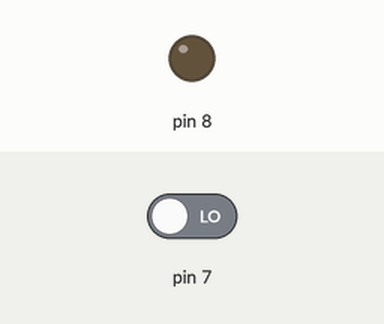
Recording of a sketch running on a simulated Arduino Uno, built with avr-gcc and run on an emulated ATmega328P. On the bench: output pins drawn as LEDs (lit = HIGH). The test bench sets the inputs (shaded band); at power-on: pin 7 LOW. What the sketch prints to the serial monitor is not drawn.

Above: at 1.2 s.
1.3 s: pin 7 driven HIGH
At 1.9 s:
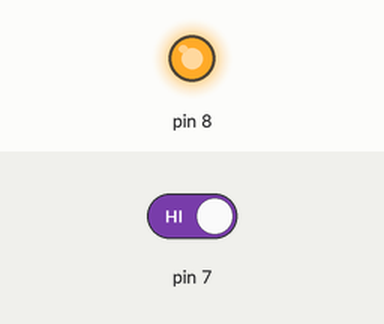
2.8 s: pin 7 driven LOW
At 3.4 s:
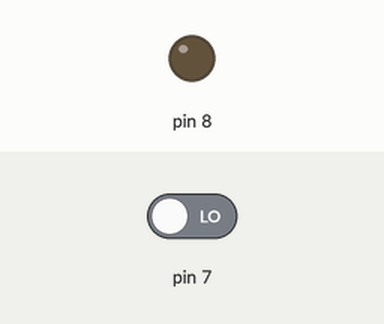
Timing chart, 0 to 5.8 s (numbered marks = the images above; inputs shaded):
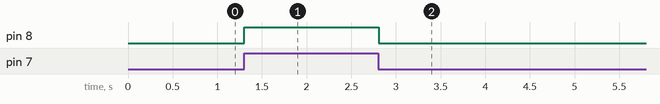

The sketch:

led_push_button.ino
```cpp
void setup() {
  DDRD = DDRD & 0b01111111;
  DDRB = DDRB | 0b00000001;
  Serial.begin(9600);
}

void loop() {
  Serial.println(PIND & 0b10000000, BIN);
  if ((PIND & 0b10000000) == 0b10000000){
    PORTB = PORTB | 0b00000001;
  }
  else {
    PORTB = PORTB & 0b11111110;
  }

}
```

Measured:
- after the input at 1.3 s, pin 8: LOW → HIGH at once
- after the input at 2.8 s, pin 8: HIGH → LOW at once
